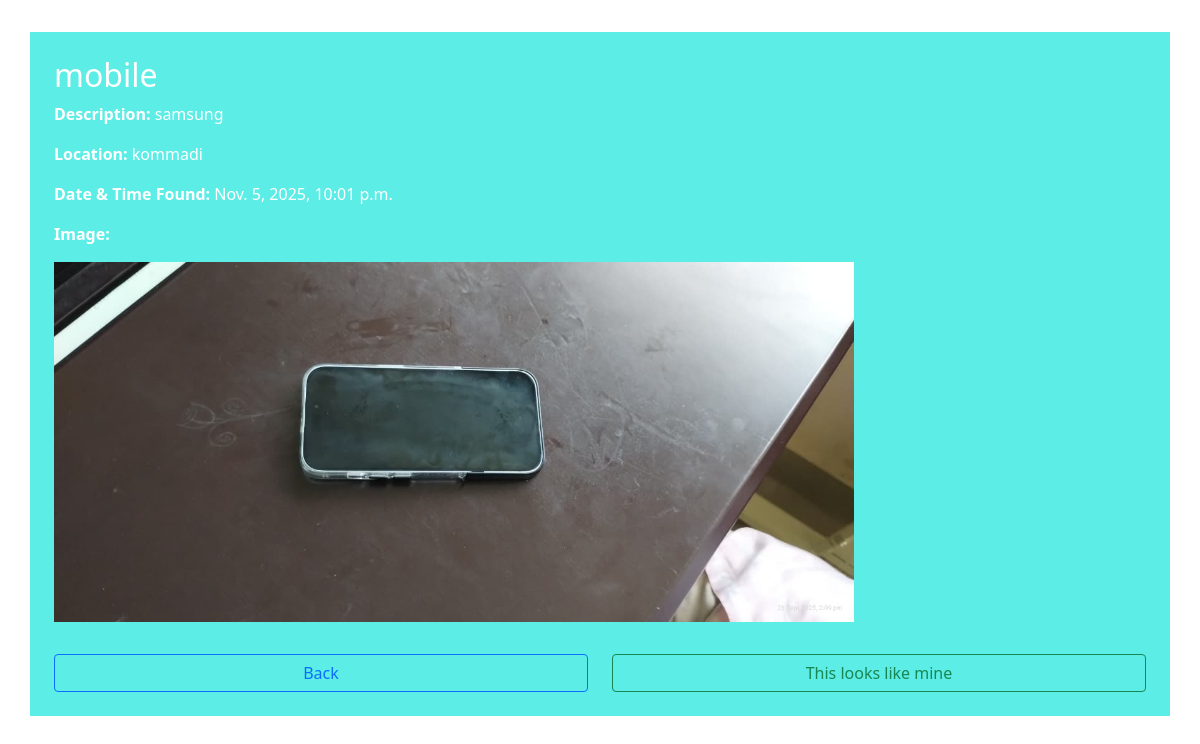
The app's page /finder/finder/4/ with its own data.
### thegoodfind/models.py (models this page shows, shortened)
class Finder(models.Model):
    name = models.CharField(max_length=100)
    description = models.TextField()
    location = models.CharField(max_length=150)
    found_date = models.DateTimeField(null=True, blank=True)
    image = models.ImageField(upload_to='finder_images/', null=True, blank=True)
    created_at = models.DateTimeField(auto_now_add=True)
    posted_by = models.ForeignKey(
        User,
        on_delete=models.SET_NULL,
        null=True,
        blank=True,
        related_name="finder_items"
    )

### thegoodfind/views.py (the view)
# urls.py: path('<int:pk>/', views.finder_detail, name='finder_detail'),
def finder_detail(request, pk):
    item = get_object_or_404(Finder, pk=pk)
    return render(request, 'finder_detail.html', {'item': item})

### templates/finder_detail.html (shortened to what this page needs)
{% extends "index.html" %}
{% block content %}
<div class="container" style="margin-top: 2rem; background-color: rgb(91, 237, 230); padding: 2%; color: white;">
    <h2>{{ item.name }}</h2>
    <p><b>Description:</b> {{ item.description }}</p>
    <p><b>Location:</b> {{ item.location }}</p>
    <p><b>Date & Time Found:</b> {{ item.found_date }}</p>
    {% if item.image %}
        <p><b>Image:</b></p>
        <img src="{{ item.image.url }}" alt="{{ item.name }}" style="max-width:800px;">
    {% endif %}
    <div class="row" style="margin-top: 1rem">
        <div class="col-md-6" style="margin: 0 auto;">
            <a href="javascript:history.back()" class="btn btn-outline-primary" style="margin: 1rem auto 0 auto; display: block;">Back</a>
        </div>
        <div class="col-md-6" style="margin: 0 auto;">
            <a href="{% url 'finder_contact' item.pk %}" class="btn btn-outline-success" style="margin: 1rem auto 0 auto; display: block;">This looks like mine</a>
    </div>
</div>
{% endblock %}

### records on screen
Finder: name "mobile", description "samsung", location "kommadi", found_date "Nov. 5, 2025, 10:01 p.m.", image (picture)
